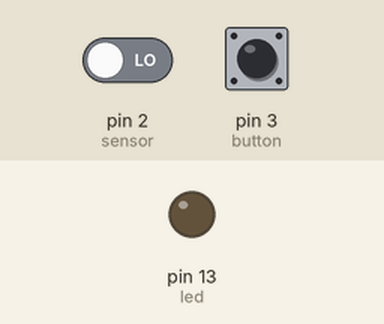
The sketch below on a simulated Arduino Uno, built with avr-gcc and run on an emulated ATmega328P. Parts: output pins drawn as LEDs (lit = HIGH). The test bench sets the inputs (shaded band); at power-on: pin 2 (sensor) LOW, pin 3 (button) HIGH.

Above: at 1.2 s.
1.3 s: pin 2 (sensor) driven HIGH
At 2.0 s:
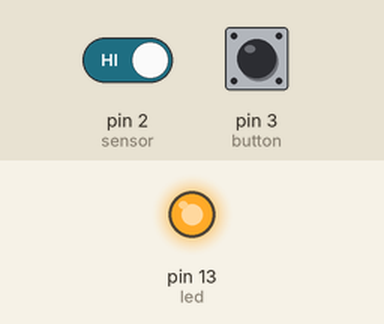
2.8 s: pin 3 (button) pulled LOW for 0.15 s
At 3.3 s:
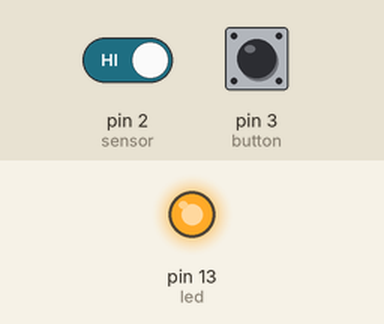
4.5 s: pin 3 (button) pulled LOW for 1 s
At 5.3 s:
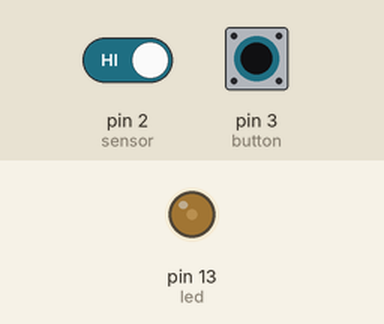
7.0 s: pin 3 (button) pulled LOW for 3.2 s
At 11.4 s:
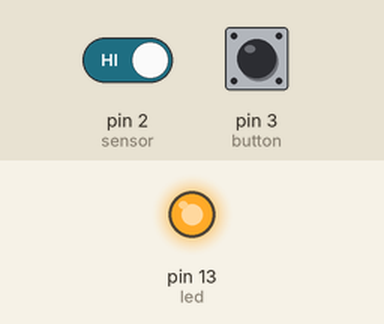
Timing chart, 0 to 12.7 s (numbered marks = the images above; inputs shaded):
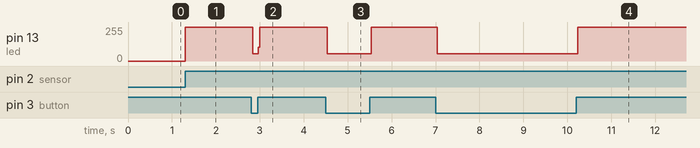

The sketch:

RCWL_microWave_sensor.ino
```cpp
const int sensor = 2;
const int button = 3;
const int led = 13;

int sensor_val = 0;
int button_val = 0;

void setup() {
  // put your setup code here, to run once:
  pinMode(sensor, INPUT);
  pinMode(button, INPUT);
  pinMode(led, OUTPUT);
  digitalWrite(led, LOW);
}

void loop() {
  // put your main code here, to run repeatedly:
  sensor_val = digitalRead(sensor);
  button_val = digitalRead(button);

  if(sensor_val == HIGH){
    digitalWrite(led,HIGH);
  }
  if(button_val == LOW){
    digitalWrite(led,LOW);
  }

}
```

Measured:
- after the input at 1.3 s, pin 13 (led): 0/255 → 255/255 at once
- after the input at 2.8 s, pin 13 (led): 255/255 → 54/255 at once, → 255/255 0.12 s later
- after the input at 4.5 s, pin 13 (led): 255/255 → 54/255 at once, → 255/255 1.0 s later
- after the input at 7.0 s, pin 13 (led): 255/255 → 54/255 at once, → 255/255 3.2 s later
